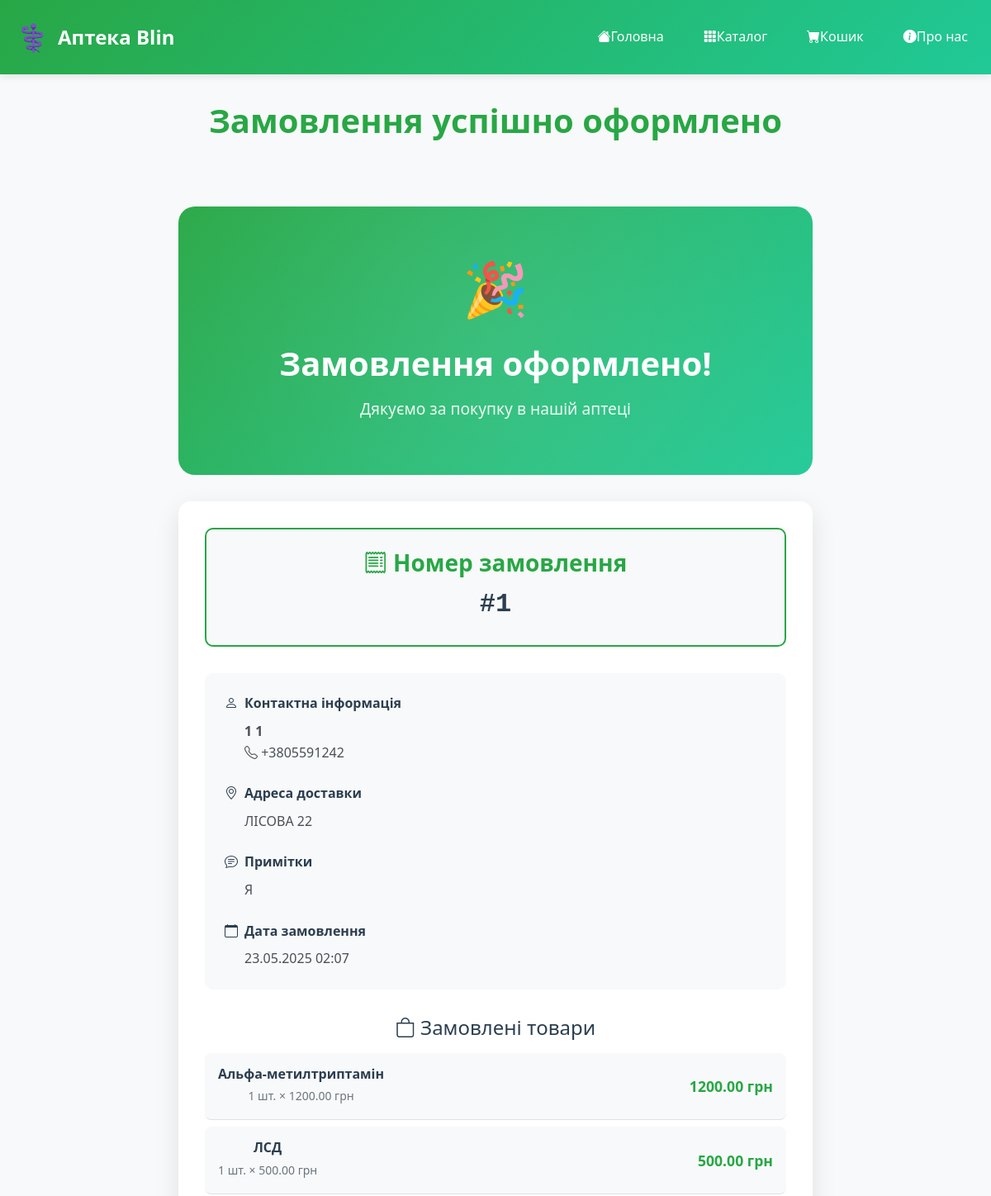
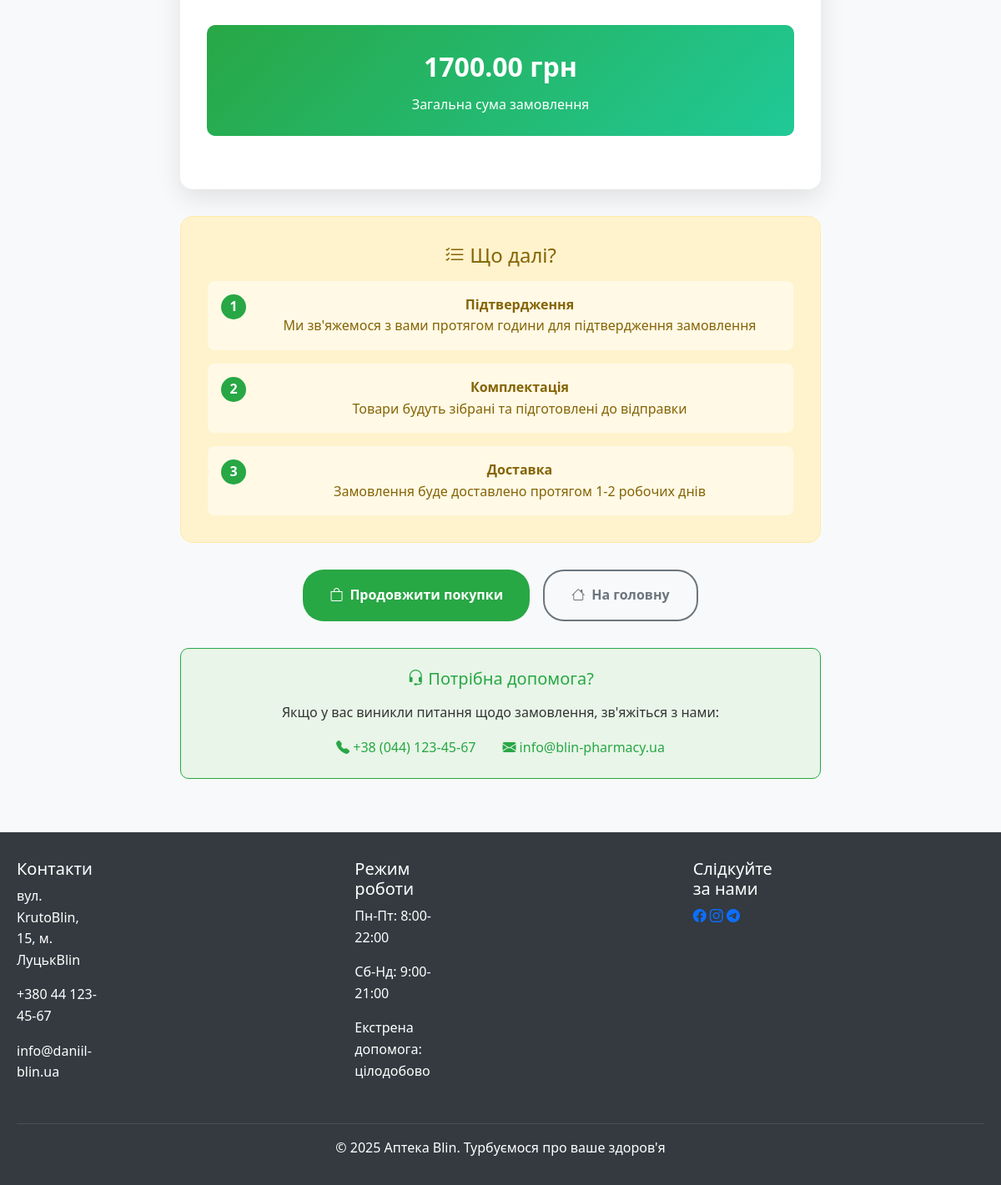
The page /order/success/1/ on the database its author committed (2 pictures, top to bottom).
### pharmacy/models.py (models this page shows, shortened)
class Order(models.Model):
    STATUS_CHOICES = [
        ('pending', 'Очікує'),
        ('processing', 'Обробляється'),
        ('shipped', 'Відправлено'),
        ('delivered', 'Доставлено'),
        ('cancelled', 'Скасовано'),
    ]
    customer_name = models.CharField(max_length=100, verbose_name="Ім'я клієнта")
    customer_phone = models.CharField(max_length=20, verbose_name="Телефон")
    customer_email = models.EmailField(blank=True, verbose_name="Email")
    delivery_address = models.TextField(verbose_name="Адреса доставки")
    status = models.CharField(
        max_length=20,
        choices=STATUS_CHOICES,
        default='pending',
        verbose_name="Статус замовлення"
    )
    total_amount = models.DecimalField(
        max_digits=10,
        decimal_places=2,
        validators=[MinValueValidator(0)],
        verbose_name="Загальна сума"
    )
    notes = models.TextField(blank=True, verbose_name="Примітки")
    created_at = models.DateTimeField(auto_now_add=True, verbose_name="Дата замовлення")
    updated_at = models.DateTimeField(auto_now=True, verbose_name="Дата оновлення")
    class Meta:
        verbose_name = "Замовлення"
        verbose_name_plural = "Замовлення"
        ordering = ['-created_at']

class OrderItem(models.Model):
    order = models.ForeignKey(Order, on_delete=models.CASCADE, related_name='items')
    product = models.ForeignKey(Product, on_delete=models.CASCADE)
    quantity = models.PositiveIntegerField(default=1, verbose_name="Кількість")
    price = models.DecimalField(max_digits=10, decimal_places=2, verbose_name="Ціна за одиницю")
    class Meta:
        verbose_name = "Позиція замовлення"
        verbose_name_plural = "Позиції замовлення"
    @property
    def total_price(self):
        return self.quantity * self.price

class Product(models.Model):
    PRODUCT_TYPES = [
        ('medicine', 'Ліки'),
        ('organ', 'Органи'),
        ('supplement', 'БАДи'),
        ('medical_device', 'Медичні прилади'),
    ]
    COUNTRY_CHOICES = [
        ('UA', 'Україна'),
        ('US', 'США'),
        ('DE', 'Німеччина'),
        ('FR', 'Франція'),
        ('PL', 'Польща'),
        ('IN', 'Індія'),
    ]
    STOCK_STATUS = [
        ('in_stock', 'В наявності'),
        ('out_of_stock', 'Немає в наявності'),
        ('limited', 'Обмежена кількість'),
        ('pre_order', 'Під замовлення'),
    ]
    name = models.CharField(max_length=200, verbose_name="Назва товару")
    category = models.ForeignKey(Category, on_delete=models.CASCADE, verbose_name="Категорія")
    description = models.TextField(verbose_name="Опис товару")
    price = models.DecimalField(
        max_digits=10,
        decimal_places=2,
        validators=[MinValueValidator(0.01)],
        verbose_name="Ціна (грн)"
    )
    manufacturer = models.CharField(
        max_length=100,
        default="Невідомий виробник",
        verbose_name="Виробник"
    )
    country = models.CharField(
        max_length=2,
        choices=COUNTRY_CHOICES,
        default='UA',
        verbose_name="Країна виробництва"
    )
    product_type = models.CharField(
        max_length=20,
        choices=PRODUCT_TYPES,
        default='medicine',
        verbose_name="Тип товару"
    )
    stock_status = models.CharField(
        max_length=20,
        choices=STOCK_STATUS,
        default='in_stock',
        verbose_name="Статус наявності"
    )
    dosage = models.CharField(
        max_length=50,
        blank=True,
        default="Не вказано",
        verbose_name="Дозування"
    )
    package = models.CharField(
        max_length=100,
        blank=True,
        default="1 упаковка",
        verbose_name="Упаковка"
    )
    rating = models.IntegerField(
        validators=[MinValueValidator(1), MaxValueValidator(5)],
        default=5,
        verbose_name="Рейтинг (1-5)"
    )
    is_prescription_required = models.BooleanField(
        default=False,
        verbose_name="Потрібен рецепт"
    )
    created_at = models.DateTimeField(auto_now_add=True, verbose_name="Дата додавання")
    updated_at = models.DateTimeField(auto_now=True, verbose_name="Дата оновлення")
    class Meta:
        verbose_name = "Товар"
        verbose_name_plural = "Товари"
        ordering = ['-created_at']
    @property
    def in_stock(self):
        return self.stock_status == 'in_stock'

### pharmacy/views.py (the view)
# urls.py: path('order/success/<int:order_id>/', views.order_success, name='order_success'),
def order_success(request, order_id):
    order = get_object_or_404(Order, id=order_id)
    context = {
        'title': 'Замовлення оформлено - Аптека Blin',
        'page_name': 'Замовлення успішно оформлено',
        'order': order
    }
    return render(request, 'pharmacy/order_success.html', context)

### pharmacy/templates/pharmacy/order_success.html (shortened to what this page needs)
{% extends 'pharmacy/base.html' %}
{% block content %}
<div class="success-container">
    <div class="success-header">
        <div class="success-icon">🎉</div>
        <h1 class="success-title">Замовлення оформлено!</h1>
        <p class="success-subtitle">Дякуємо за покупку в нашій аптеці</p>
    </div>
    <div class="order-details">
        <div class="order-number">
            <h3><i class="bi bi-receipt"></i> Номер замовлення</h3>
            <div class="order-id">#{{ order.id }}</div>
        </div>
        <div class="customer-info">
            <div class="info-section">
                <div class="info-title">
                    <i class="bi bi-person"></i>
                    Контактна інформація
                </div>
                <div class="info-content">
                    <strong>{{ order.customer_name }}</strong><br>
                    <i class="bi bi-telephone"></i> {{ order.customer_phone }}<br>
                </div>
            </div>
            <div class="info-section">
                <div class="info-title">
                    <i class="bi bi-geo-alt"></i>
                    Адреса доставки
                </div>
                <div class="info-content">{{ order.delivery_address }}</div>
            </div>
            {% if order.notes %}
            <div class="info-section">
                <div class="info-title">
                    <i class="bi bi-chat-text"></i>
                    Примітки
                </div>
                <div class="info-content">{{ order.notes }}</div>
            </div>
            {% endif %}
            <div class="info-section">
                <div class="info-title">
                    <i class="bi bi-calendar"></i>
                    Дата замовлення
                </div>
                <div class="info-content">{{ order.created_at|date:"d.m.Y H:i" }}</div>
            </div>
        </div>
        <div class="order-items">
            <h4 style="color: #2c3e50; margin-bottom: 1rem;">
                <i class="bi bi-bag"></i> Замовлені товари
            </h4>
            {% for item in order.items.all %}
            <div class="order-item">
                <div class="item-details">
                    <h6>{{ item.product.name }}</h6>
                    <small>{{ item.quantity }} шт. × {{ item.price }} грн</small>
                </div>
                <div class="item-price">{{ item.total_price }} грн</div>
            </div>
            {% endfor %}
        </div>
        <div class="total-section">
            <div class="total-amount">{{ order.total_amount }} грн</div>
            <div>Загальна сума замовлення</div>
        </div>
    </div>
    <div class="next-steps">
        <h4><i class="bi bi-list-check"></i> Що далі?</h4>
        <div class="step">
            <div class="step-number">1</div>
            <div class="step-content">
                <strong>Підтвердження</strong><br>
                Ми зв'яжемося з вами протягом години для підтвердження замовлення
            </div>
        </div>
        <div class="step">
            <div class="step-number">2</div>
            <div class="step-content">
                <strong>Комплектація</strong><br>
                Товари будуть зібрані та підготовлені до відправки
            </div>
        </div>
        <div class="step">
            <div class="step-number">3</div>
            <div class="step-content">
                <strong>Доставка</strong><br>
                Замовлення буде доставлено протягом 1-2 робочих днів
            </div>
        </div>
    </div>
    <div class="action-buttons">
        <a href="{% url 'pharmacy:catalog' %}" class="btn-primary">
            <i class="bi bi-bag"></i>
            Продовжити покупки
        </a>
        <a href="{% url 'pharmacy:home' %}" class="btn-secondary">
            <i class="bi bi-house"></i>
            На головну
        </a>
    </div>
    <div class="contact-info">
        <h5><i class="bi bi-headset"></i> Потрібна допомога?</h5>
        <p>Якщо у вас виникли питання щодо замовлення, зв'яжіться з нами:</p>
        <div style="display: flex; justify-content: center; gap: 2rem; flex-wrap: wrap;">
            <a href="tel:+380441234567" style="color: #28a745; text-decoration: none;">
                <i class="bi bi-telephone-fill"></i> +38 (044) 123-45-67
            </a>
            <a href="mailto:info@blin-pharmacy.ua" style="color: #28a745; text-decoration: none;">
                <i class="bi bi-envelope-fill"></i> info@blin-pharmacy.ua
            </a>
        </div>
    </div>
</div>
{% endblock %}

### static/css/style.css (style rules this page uses)
:root { --primary-color: #28a745; --secondary-color: #20c997; --danger-color: #dc3545; --warning-color: #ffc107; --dark-color: #343a40; --light-color: #f8f9fa; --white: #ffffff; }
* { margin: 0; padding: 0; box-sizing: border-box; }
body { font-family: 'Segoe UI', Tahoma, Geneva, Verdana, sans-serif; line-height: 1.6; color: #333; background-color: var(--light-color); display: flex; flex-direction: column; min-height: 100vh; }
.btn-primary { background-color: var(--primary-color); color: var(--white); }

### pharmacy/templates/pharmacy/order_success.html (style rules this page uses)
.success-container { max-width: 800px; margin: 0 auto; padding: 2rem 1rem; text-align: center; }
.success-header { background: linear-gradient(135deg, #28a745, #20c997); color: white; padding: 3rem 2rem; border-radius: 20px; margin-bottom: 2rem; position: relative; overflow: hidden; }
.success-header::before { content: ''; position: absolute; top: -50%; left: -50%; width: 200%; height: 200%; background: radial-gradient(circle, rgba(255,255,255,0.1) 0%, transparent 70%); animation: pulse 3s ease-in-out infinite; }
.success-icon { font-size: 4rem; margin-bottom: 1rem; animation: bounce 2s ease-in-out infinite; }
.success-title { font-size: 2.5rem; font-weight: bold; margin-bottom: 1rem; position: relative; z-index: 2; }
.success-subtitle { font-size: 1.2rem; opacity: 0.9; position: relative; z-index: 2; }
.order-details { background: white; border-radius: 15px; box-shadow: 0 10px 30px rgba(0,0,0,0.1); padding: 2rem; margin-bottom: 2rem; }
.order-number { background: #f8f9fa; border: 2px solid #28a745; border-radius: 10px; padding: 1.5rem; margin-bottom: 2rem; }
.order-number h3 { color: #28a745; font-weight: bold; margin-bottom: 0.5rem; }
.order-id { font-size: 2rem; font-weight: bold; color: #2c3e50; font-family: 'Courier New', monospace; }
.customer-info { background: #f8f9fa; border-radius: 10px; padding: 1.5rem; margin-bottom: 2rem; text-align: left; }
.info-section { margin-bottom: 1.5rem; }
.info-section:last-child { margin-bottom: 0; }
.info-title { font-weight: bold; color: #2c3e50; margin-bottom: 0.5rem; display: flex; align-items: center; gap: 0.5rem; }
.info-content { color: #495057; margin-left: 1.5rem; }
.order-items { margin-bottom: 2rem; }
.order-item { display: flex; justify-content: space-between; align-items: center; padding: 1rem; border-bottom: 1px solid #dee2e6; background: #f8f9fa; margin-bottom: 0.5rem; border-radius: 8px; }
.item-details h6 { color: #2c3e50; margin-bottom: 0.25rem; font-weight: 600; }
.item-details small { color: #6c757d; }
.item-price { font-weight: bold; color: #28a745; font-size: 1.1rem; }
.total-section { background: linear-gradient(135deg, #28a745, #20c997); color: white; padding: 1.5rem; border-radius: 10px; margin-bottom: 2rem; }
.total-amount { font-size: 2rem; font-weight: bold; margin-bottom: 0.5rem; }
.next-steps { background: #fff3cd; border: 1px solid #ffeaa7; color: #856404; padding: 2rem; border-radius: 15px; margin-bottom: 2rem; }
.next-steps h4 { color: #856404; margin-bottom: 1rem; }
.step { display: flex; align-items: flex-start; gap: 1rem; margin-bottom: 1rem; padding: 1rem; background: rgba(255,255,255,0.5); border-radius: 8px; }
.step:last-child { margin-bottom: 0; }
.step-number { background: #28a745; color: white; width: 30px; height: 30px; border-radius: 50%; display: flex; align-items: center; justify-content: center; font-weight: bold; flex-shrink: 0; }
.step-content { flex-grow: 1; }
.action-buttons { display: flex; gap: 1rem; justify-content: center; flex-wrap: wrap; margin-top: 2rem; }
.btn-primary { background: #28a745; border: none; padding: 1rem 2rem; border-radius: 25px; color: white; text-decoration: none; font-weight: bold; transition: all 0.3s ease; display: inline-flex; align-items: center; gap: 0.5rem; }
.btn-secondary { background: transparent; border: 2px solid #6c757d; padding: 1rem 2rem; border-radius: 25px; color: #6c757d; text-decoration: none; font-weight: bold; transition: all 0.3s ease; display: inline-flex; align-items: center; gap: 0.5rem; }
.contact-info { background: #e8f5e8; border: 1px solid #28a745; border-radius: 10px; padding: 1.5rem; margin-top: 2rem; }
.contact-info h5 { color: #28a745; margin-bottom: 1rem; }

### rows shown on the page
Order: id "1", customer_name "1 1", customer_phone "+3805591242", delivery_address "ЛІСОВА 22", notes "Я", created_at "23.05.2025 02:07", total_amount "1700.00"
OrderItem: product.name "Альфа-метилтриптамін", quantity "1", price "1200.00", total_price "1200.00"
OrderItem: product.name "ЛСД", quantity "1", price "500.00", total_price "500.00"

### other values the page prints
{{ page_name }} "Замовлення успішно оформлено"
